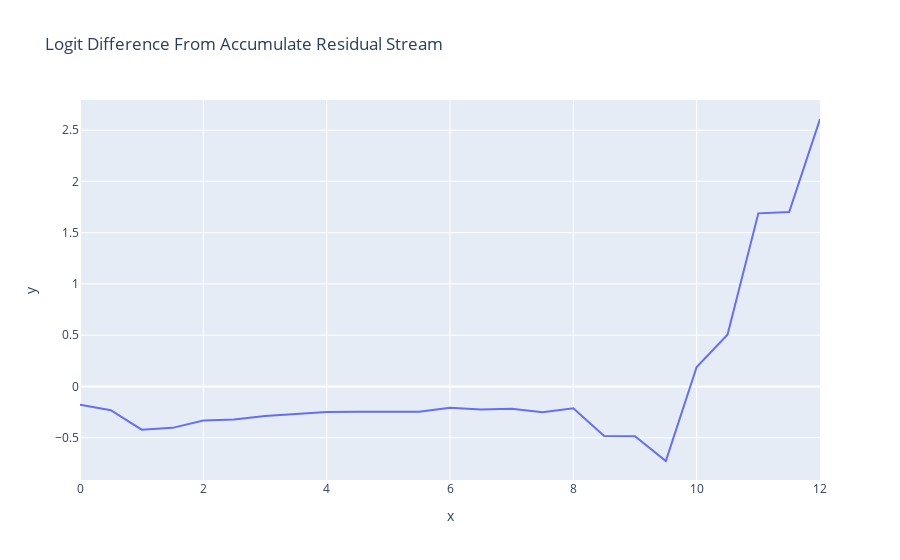

Here is the notebook cell this chart was saved with:
### Markdown cell above
Fascinatingly, we see that the model is utterly unable to do the task until layer 7, almost all performance comes from attention layer 9, and performance actually *decreases* from there.

**Note:** Hover over each data point to see what residual stream position it's from!

<details> <summary>Details on `accumulated_resid`</summary>
**Key:** `n_pre` means the residual stream at the start of layer n, `n_mid` means the residual stream after the attention part of layer n (`n_post` is the same as `n+1_pre` so is not included)

* `layer` is the layer for which we input the residual stream (this is used to identify *which* layer norm scaling factor we want)
* `incl_mid` is whether to include the residual stream in the middle of a layer, ie after attention & before MLP
* `pos_slice` is the subset of the positions used. See `utils.Slice` for details on the syntax.
* return_labels is whether to return the labels for each component returned (useful for plotting)
</details>

### Code cell
accumulated_residual, labels = cache.accumulated_resid(layer=-1, incl_mid=True, pos_slice=-1, return_labels=True)
logit_lens_logit_diffs = residual_stack_to_logit_diff(accumulated_residual, cache)
line(logit_lens_logit_diffs, x=np.arange(model.cfg.n_layers*2+1)/2, hover_name=labels, title="Logit Difference From Accumulate Residual Stream")

### Figure 1 — Plotly figure (JSON) as saved in the notebook; plotly's stock layout.template omitted (floating-point values rounded to 4 significant figures)
{"data": [{"hovertemplate": "<b>%{hovertext}</b><br><br>x=%{x}<br>y=%{y}<extra></extra>", "hovertext": ["0_pre", "0_mid", "1_pre", "1_mid", "2_pre", "2_mid", "3_pre", "3_mid", "4_pre", "4_mid", "5_pre", "5_mid", "6_pre", "6_mid", "7_pre", "7_mid", "8_pre", "8_mid", "9_pre", "9_mid", "10_pre", "10_mid", "11_pre", "11_mid", "final_post"], "legendgroup": "", "line": {"color": "#636efa", "dash": "solid"}, "marker": {"symbol": "circle"}, "mode": "lines", "name": "", "orientation": "v", "showlegend": false, "type": "scatter", "x": [0, 0.5, 1, 1.5, 2, 2.5, 3, 3.5, 4, 4.5, 5, 5.5, 6, 6.5, 7, 7.5, 8, 8.5, 9, 9.5, 10, 10.5, 11, 11.5, 12], "xaxis": "x", "y": [-0.1787, -0.2324, -0.4213, -0.4041, -0.3325, -0.3216, -0.2887, -0.2717, -0.2492, -0.2474, -0.2485, -0.2474, -0.2074, -0.2253, -0.2175, -0.2505, -0.2132, -0.4836, -0.4866, -0.7273, 0.19, 0.5051, 1.688, 1.702, 2.609], "yaxis": "y"}], "layout": {"autosize": true, "legend": {"tracegroupgap": 0}, "title": {"text": "Logit Difference From Accumulate Residual Stream"}, "xaxis": {"anchor": "y", "autorange": true, "domain": [0, 1], "range": [0, 12], "title": {"text": "x"}, "type": "linear"}, "yaxis": {"anchor": "x", "autorange": true, "domain": [0, 1], "range": [-0.9126, 2.794], "title": {"text": "y"}, "type": "linear"}}}
